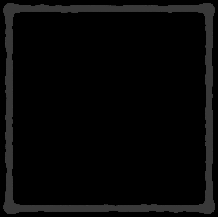
#> input picture 2048/images/edge6.png, 218 x 217 px
$ python game2048_face.py
#> lines starting #> are read from the running program, lines starting #| are printed output that depends on the picture
### 2048/game2048V1.py
import numpy as np
import random
import cv2
import time

class Game2048:
    def __init__(self, dim=4):
#> called with dim = 4
        self.dim = dim
        self.stat_init = np.zeros((dim,dim), dtype=int)
        self.stat = np.zeros((dim, dim), dtype=int)
        self.score = 0
        self.stat = self.fillNumber(self.stat, 2)
        self.dispstat = np.zeros((dim, dim), dtype=int)
        print(self.stat)

        ## set display
        self.h = 700
        self.w = 500
        self.edge = cv2.imread('./images/edge6.png')
#> self.edge is the input picture: shape (217, 218, 3); min 0, max 64, mean 7
        if self.dim == 3:
            self.BG = cv2.imread('./images/3by3.png')
            self.edge = cv2.resize(self.edge, (self.w // self.dim, self.w // self.dim))
            self.dispmode = True

        elif self.dim == 4:
            self.BG = cv2.imread('./images/4by4.png')
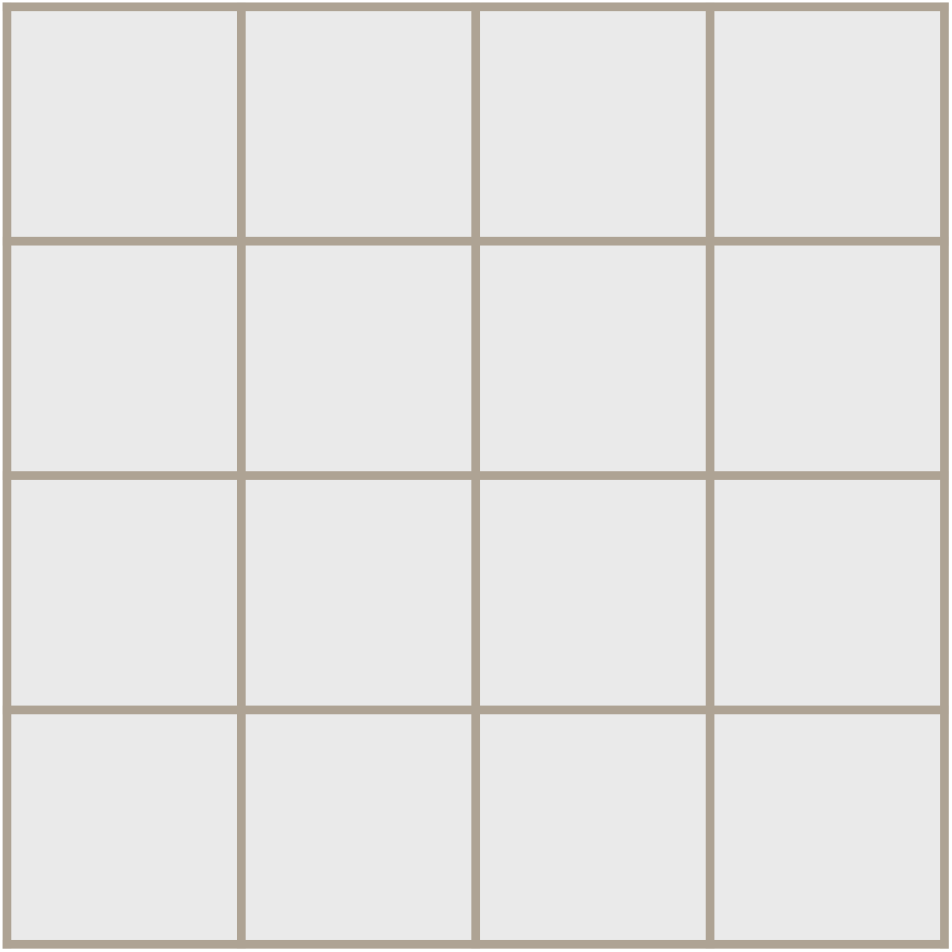
#> input picture 2048/images/4by4.png, 3805 x 3805 px (shown at 1/4 size)
#> self.BG is the input picture: shape (3805, 3805, 3); mean B, G, R 226.6, 227.9, 228.9
            self.edge = cv2.resize(self.edge, (self.w // self.dim, self.w // self.dim))
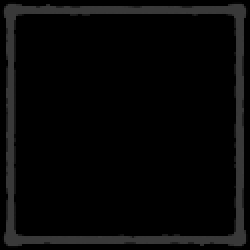
#> self.edge: shape (125, 125, 3) (shown 2 times larger); min 0, max 61, mean 7
            self.dispmode = True
        else:
            self.BG = cv2.imread('./images/4by4.png')
            self.dispmode = False

        self.WSAD = cv2.imread('./images/wsad.png')
#> (the run stopped early here; a loop or call above may not have finished)
